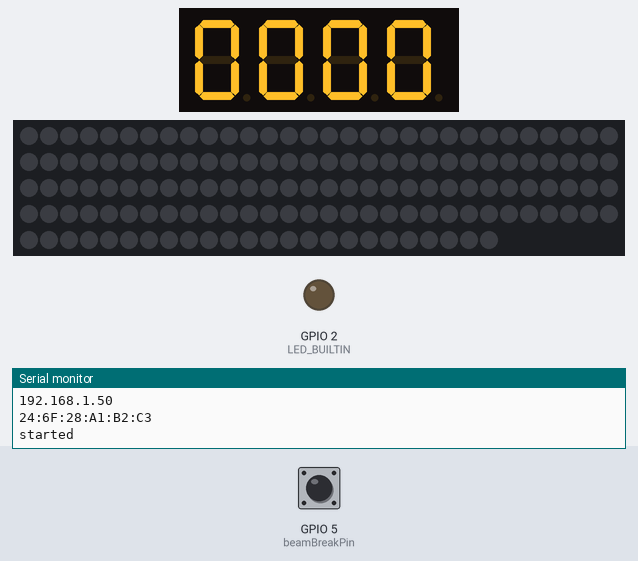
This sketch was run on a simulated ESP32. Parts: 4-digit seven-segment display, 144 RGB LEDs in strip order, left to right, continuing on the next row, output pins drawn as LEDs (lit = HIGH), the last lines printed to the serial monitor. Inputs (shaded band) come from the test bench; at power-on: GPIO 5 (beamBreakPin) HIGH. Dim RGB values are drawn brighter than linear; WiFi joins after 1.5 s; servers stay silent unless stated; uploads are accepted with an empty reply; random numbers use the default seed unless the sketch sets one.

Above: at 3.2 s.
3.3 s: GPIO 5 (beamBreakPin) pulled LOW for 0.15 s
At 3.59 s:
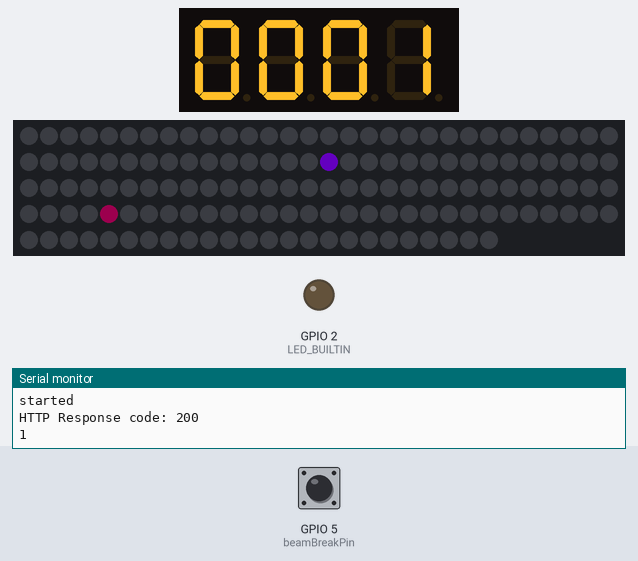
4.0 s: GPIO 5 (beamBreakPin) pulled LOW for 1 s
At 4.14 s:
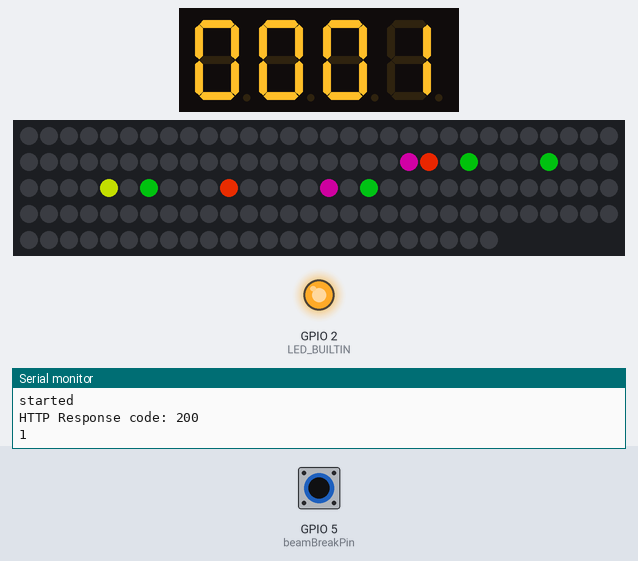
5.6 s: GPIO 5 (beamBreakPin) pulled LOW for 0.15 s
At 5.77 s:
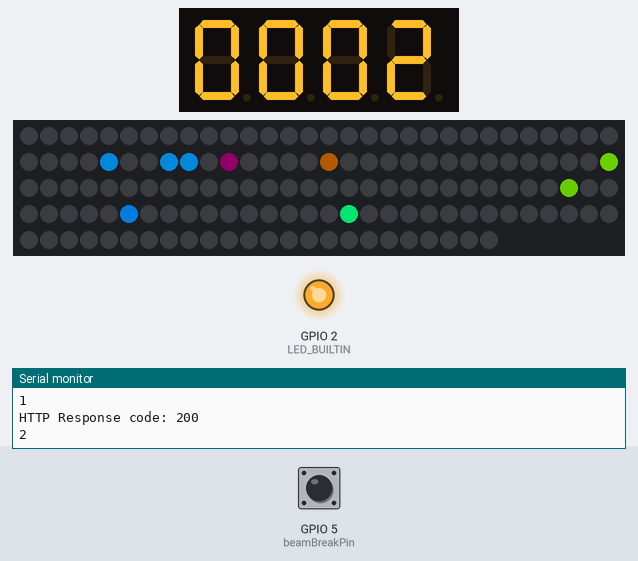
6.3 s: GPIO 5 (beamBreakPin) pulled LOW for 3.2 s
At 6.46 s:
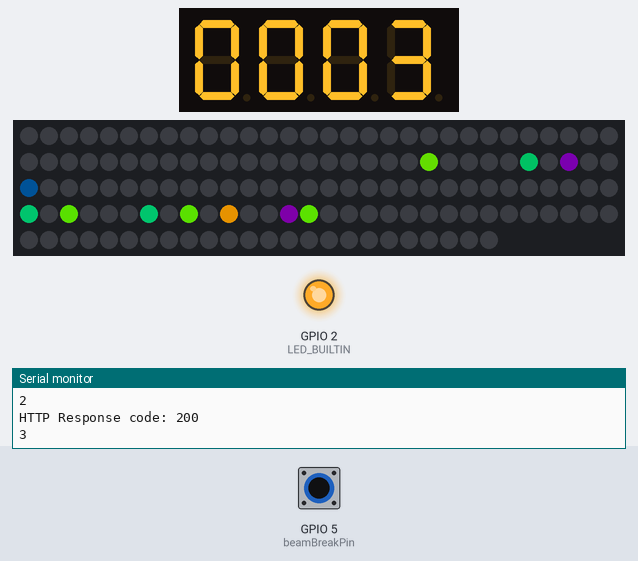
10.1 s: GPIO 5 (beamBreakPin) pulled LOW for 0.15 s
At 10.25 s:
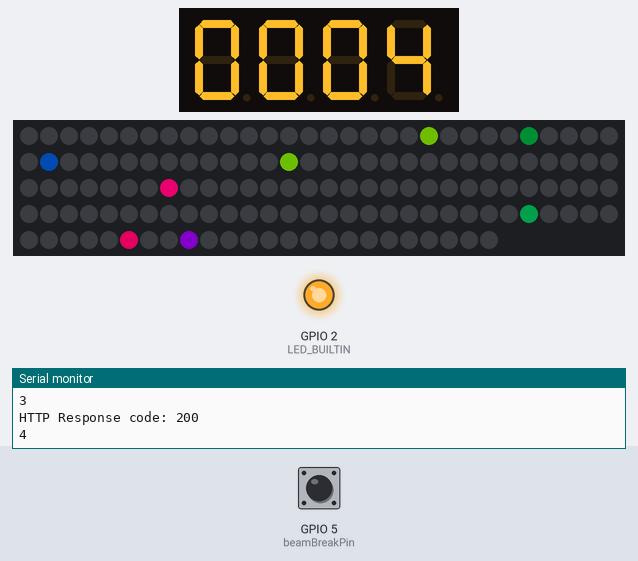
10.8 s: GPIO 5 (beamBreakPin) pulled LOW for 1 s
At 10.94 s:
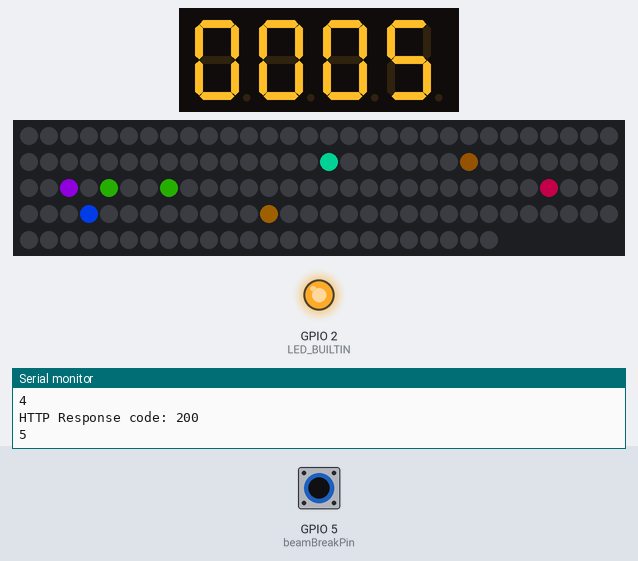
Timing chart, 0 to 13.8 s (numbered marks = the images above; inputs shaded):
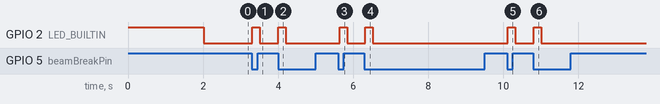

The sketch:

eggesp32.ino
```cpp
/**
   Sends a post request when a beam break sensor pulls a pin low.
   Also displays the count on a 7 segment display https://learn.adafruit.com/adafruit-led-backpack
   Also displays patterns on a string of neopixel leds.
   Used for an egg scavenger hunt counter system.
   v1.0 by Joshua Phelps 2023-04
*/

#include <WiFi.h>
#include <WiFiMulti.h>

WiFiMulti WiFiMulti;
#include <HTTPClient.h>

#include <Adafruit_GFX.h>
#include "Adafruit_LEDBackpack.h"

Adafruit_7segment matrix = Adafruit_7segment();

#define LED_PIN    16

#define LED_COUNT 144

#include <Adafruit_NeoPixel.h>
Adafruit_NeoPixel strip(LED_COUNT, LED_PIN, NEO_GRB + NEO_KHZ800);

unsigned long firefliesArray[LED_COUNT] = {0};


const char* serverName = "https://eggs.fyi/api/increment-2023";

const char* ssid = "Brown-Guest";

byte beamBreakPin = 5;
byte LED_BUILTIN = 2;

int numEggs = 0;
boolean lastBeamBreakState = HIGH;

byte lightVal = 0;

void setup(void) {
  pinMode(LED_BUILTIN, OUTPUT);
  pinMode(beamBreakPin, INPUT_PULLUP);
  digitalWrite(LED_BUILTIN, HIGH);
  pinMode(21, OUTPUT); // SDA ADD PULL UP RESISTOR!
  pinMode(22, OUTPUT); // SCL ADD PULL UP RESISTOR!
  Serial.begin(115200);
  matrix.begin(0x70);

  strip.begin();           // INITIALIZE NeoPixel strip object (REQUIRED)
  strip.setBrightness(255);
  strip.show();            // Turn OFF all pixels ASAP

  delay(10);

  WiFiMulti.addAP(ssid);

  Serial.println();
  Serial.println();
  Serial.print("Waiting for WiFi... ");

  while (WiFiMulti.run() != WL_CONNECTED) {
    Serial.print(".");
    delay(500);
  }

  Serial.println("");
  Serial.println("WiFi connected");
  Serial.println("IP address: ");
  Serial.println(WiFi.localIP());

  delay(500);
  Serial.println(WiFi.macAddress());

  digitalWrite(LED_BUILTIN, LOW);

  Serial.println("started");
}

void loop(void) {
  boolean beamBreakState = digitalRead(beamBreakPin);
  if (beamBreakState == LOW && beamBreakState != lastBeamBreakState) {
    numEggs += 1;
    lightVal = LED_COUNT;
    digitalWrite(LED_BUILTIN, HIGH);


    if (WiFi.status() == WL_CONNECTED) {
      WiFiClient client;
      HTTPClient http;

      http.begin(client, serverName);

      http.addHeader("Content-Type", "application/json");
      int httpResponseCode = http.POST("{\"numEggs\":" + String(numEggs) + "}");

      Serial.print("HTTP Response code: ");
      Serial.println(httpResponseCode);

      // Free resources
      http.end();
    }
    else {
      Serial.println("WiFi Disconnected");
    }

    Serial.println(numEggs);
    digitalWrite(LED_BUILTIN, LOW);

  }
  lastBeamBreakState = beamBreakState;
  delay(5);
  fireflies(lightVal);
  strip.show();
  if (lightVal > 0) {
    lightVal--;
  }

  matrix.writeDigitNum(0, (numEggs / 1000) % 10);
  matrix.writeDigitNum(1, (numEggs / 100) % 10);
  matrix.writeDigitNum(3, (numEggs / 10) % 10);
  matrix.writeDigitNum(4, numEggs % 10);
  matrix.writeDisplay();
}

void fireflies(byte x) {
  x = x / 2;
  int t = 250;
  byte b = 200;
  byte s = 255;
  // fireflies animation that moves outwards from the center of the strip.
  for (int i = 0; i < LED_COUNT; i++) {
    int led = i;
    if (i >= LED_COUNT / 2) {
      led = LED_COUNT - i - 1;
    }
    int prob = 0;
    if (abs(led - x) < 35) {
      prob = 10;
    }
    if (abs(led - x) < 20) {
      prob = 30;
    }
    if (x < led) {
      prob = 2;
    }
    if (x == 0) {
      prob = 0;
    }
    if (millis() - firefliesArray[i] > (unsigned long)t) {
      if (random(0, 1000) < prob) {
        firefliesArray[i] = millis();
      }
    }
  }
  for (int i = 0; i < LED_COUNT; i++) {
    int h = (firefliesArray[i] << 8) % 65535;

    if (-firefliesArray[i] + millis() <= t / 2 && -firefliesArray[i] + millis() > 0) {
      strip.setPixelColor(i, strip.ColorHSV(h, s, map(millis() - firefliesArray[i], 0, t / 2, 0, b)));
    }
    if (-firefliesArray[i] + millis() > t / 2 && -firefliesArray[i] + millis() <= t) {
      strip.setPixelColor(i, strip.ColorHSV(h, s, map(millis() - firefliesArray[i], t / 2, t, b, 0)));
    }
    if (-firefliesArray[i] + millis() > t) {
      strip.setPixelColor(i, strip.ColorHSV(0, 0, 0));
    }
  }
}
```

Measured:
- after the input at 3.3 s, GPIO 2 (LED_BUILTIN): LOW → HIGH at once, → LOW 0.20 s later; the display: changes after 0.29 s (image 1)
- after the input at 4.0 s, GPIO 2 (LED_BUILTIN): LOW → HIGH at once, → LOW 0.20 s later
- after the input at 5.6 s, GPIO 2 (LED_BUILTIN): LOW → HIGH at once, → LOW 0.20 s later
- after the input at 6.3 s, GPIO 2 (LED_BUILTIN): LOW → HIGH at once, → LOW 0.20 s later
- after the input at 10.1 s, GPIO 2 (LED_BUILTIN): LOW → HIGH at once, → LOW 0.20 s later
- after the input at 10.8 s, GPIO 2 (LED_BUILTIN): LOW → HIGH at once, → LOW 0.20 s later
